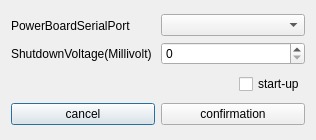
<?xml version="1.0" encoding="UTF-8"?>
<ui version="4.0">
 <class>PowerConfigDlg</class>
 <widget class="QDialog" name="PowerConfigDlg">
  <property name="geometry">
   <rect>
    <x>0</x>
    <y>0</y>
    <width>316</width>
    <height>140</height>
   </rect>
  </property>
  <property name="sizePolicy">
   <sizepolicy hsizetype="Fixed" vsizetype="Fixed">
    <horstretch>0</horstretch>
    <verstretch>0</verstretch>
   </sizepolicy>
  </property>
  <property name="windowTitle">
   <string>Dialog</string>
  </property>
  <layout class="QVBoxLayout" name="verticalLayout_3">
   <item>
    <layout class="QHBoxLayout" name="horizontalLayout">
     <item>
      <layout class="QVBoxLayout" name="verticalLayout">
       <item>
        <widget class="QLabel" name="powerLabel">
         <property name="text">
          <string>PowerBoardSerialPort</string>
         </property>
        </widget>
       </item>
       <item>
        <widget class="QLabel" name="voltageLabel">
         <property name="text">
          <string>ShutdownVoltage(Millivolt)</string>
         </property>
        </widget>
       </item>
      </layout>
     </item>
     <item>
      <layout class="QVBoxLayout" name="verticalLayout_2">
       <item>
        <widget class="QComboBox" name="serialPortList">
         <property name="sizePolicy">
          <sizepolicy hsizetype="Preferred" vsizetype="Fixed">
           <horstretch>0</horstretch>
           <verstretch>0</verstretch>
          </sizepolicy>
         </property>
         <property name="minimumSize">
          <size>
           <width>130</width>
           <height>0</height>
          </size>
         </property>
        </widget>
       </item>
       <item>
        <widget class="QSpinBox" name="voltageNumList"/>
       </item>
      </layout>
     </item>
    </layout>
   </item>
   <item>
    <layout class="QHBoxLayout" name="horizontalLayout_3">
     <item>
      <spacer name="horizontalSpacer">
       <property name="orientation">
        <enum>Qt::Horizontal</enum>
       </property>
       <property name="sizeHint" stdset="0">
        <size>
         <width>40</width>
         <height>20</height>
        </size>
       </property>
      </spacer>
     </item>
     <item>
      <widget class="QCheckBox" name="pulseOnFlag">
       <property name="text">
        <string>start-up</string>
       </property>
      </widget>
     </item>
    </layout>
   </item>
   <item>
    <layout class="QHBoxLayout" name="horizontalLayout_4">
     <item>
      <widget class="QPushButton" name="cancelBtn">
       <property name="text">
        <string>cancel</string>
       </property>
      </widget>
     </item>
     <item>
      <widget class="QPushButton" name="confirmBtn">
       <property name="text">
        <string>confirmation</string>
       </property>
      </widget>
     </item>
    </layout>
   </item>
  </layout>
 </widget>
 <resources/>
 <connections/>
</ui>
